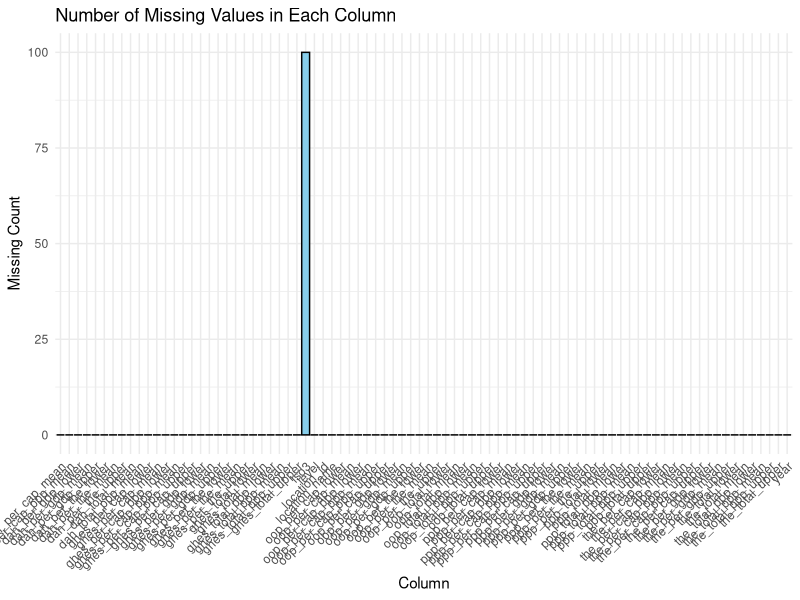

Reproduce this figure in R.
## ---- chunk 1
library(readr)

data <- read_csv("IHME_HEALTH_SPENDING_1995_2019_Y2023M01D24.CSV", show_col_types = FALSE)
## ---- chunk 2
# Check for missing data

# Check for missing values
missing_values <- sapply(data, function(x) sum(is.na(x)))
print(missing_values)
# Create a data frame for plotting
plot_data <- data.frame(column = names(missing_values), missing_count = missing_values)

# Plot using ggplot2
library(ggplot2)

ggplot(plot_data, aes(x = column, y = missing_count)) +
  geom_bar(stat = "identity", fill = "skyblue", color = "black") +
  labs(title = "Number of Missing Values in Each Column", x = "Column", y = "Missing Count") +
  theme_minimal() +
  theme(axis.text.x = element_text(angle = 45, hjust = 1))
## ---- chunk 3
# Find rows without missing values
complete_rows <- data[complete.cases(data), ]

# Show the rows with missing values
rows_with_missing <- data[!complete.cases(data), ]

# Print or inspect the rows with missing values
print(rows_with_missing)
